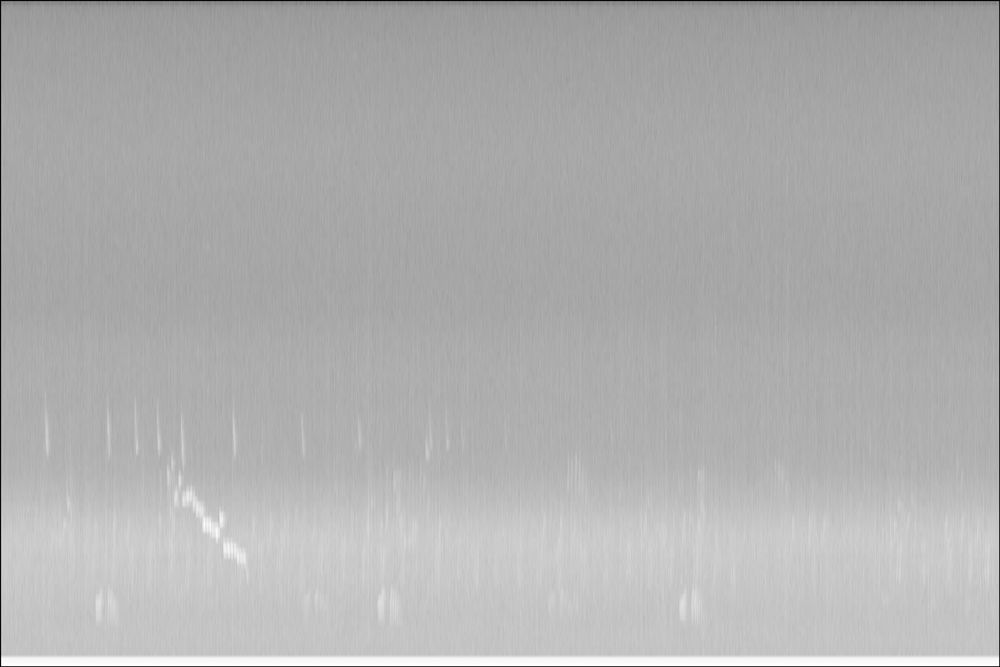
#> input picture images/LEEC02__0__20161129_054600_ma.png, 1000 x 667 px, shrunk from 3600 x 2400 before the run, found by its file name
$ python filtering.py
#> lines starting #> are read from the running program, lines starting #| are printed output that depends on the picture
import imageio.v3 as iio
import scipy.ndimage as nd
import matplotlib.pyplot as plt

image = iio.imread('images\LEEC02__0__20161129_054600_ma.png')[:,:,0]
#> image: shape (667, 1000); min 0, max 255, mean 175.9

plt.figure('Original image')
plt.imshow(image, cmap='gray', vmin=0, vmax=255)
plt.figure('Laplacian filter')
plt.imshow(nd.laplace(image), cmap='gray', vmin=0, vmax=255)
plt.figure('Gaussian filter')
plt.imshow(nd.gaussian_filter(image, 4), cmap='gray', vmin=0, vmax=255)
plt.figure('Gaussian laplacian filter')
plt.imshow(nd.gaussian_laplace(image, 1), cmap='gray', vmin=0, vmax=255)
plt.figure('Maximum filter')
plt.imshow(nd.maximum_filter(image, 10), cmap='gray', vmin=0, vmax=255)
plt.figure('Minimum filter')
plt.imshow(nd.minimum_filter(image, 10), cmap='gray', vmin=0, vmax=255)
plt.figure('Percentile filter')
plt.imshow(nd.percentile_filter(image, 50, 10), cmap='gray', vmin=0, vmax=255)
plt.figure('Prewitt filter')
plt.imshow(nd.prewitt(image), cmap='gray', vmin=0, vmax=255)
plt.figure('Rank filter')
plt.imshow(nd.rank_filter(image, 42, 20), cmap='gray', vmin=0, vmax=255)
plt.figure('Sobel filter')
plt.imshow(nd.sobel(image), cmap='gray', vmin=0, vmax=255)
plt.figure('Uniform filter')
plt.imshow(nd.uniform_filter(image), cmap='gray', vmin=0, vmax=255)
plt.show()
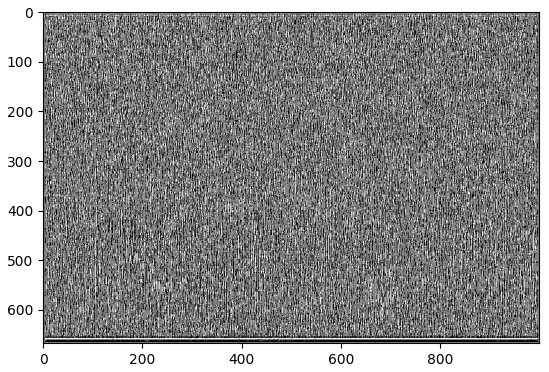
#> figure drawn by matplotlib, 1 panel
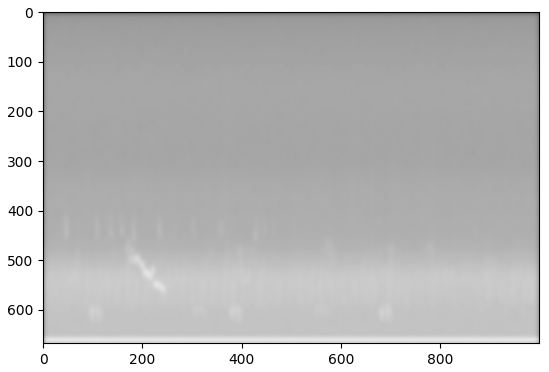
#> figure drawn by matplotlib, 1 panel
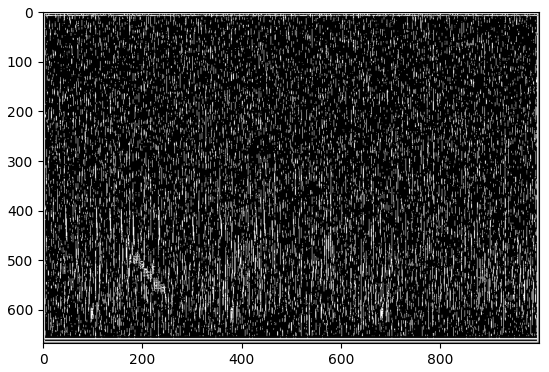
#> figure drawn by matplotlib, 1 panel
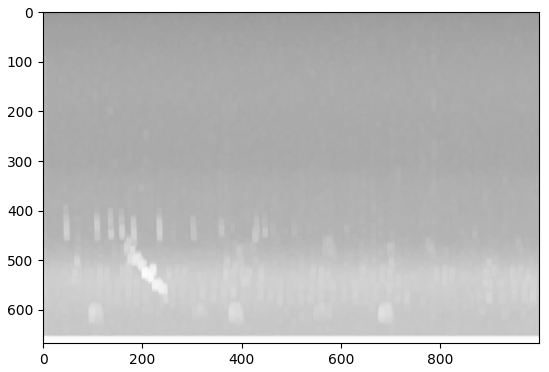
#> figure drawn by matplotlib, 1 panel
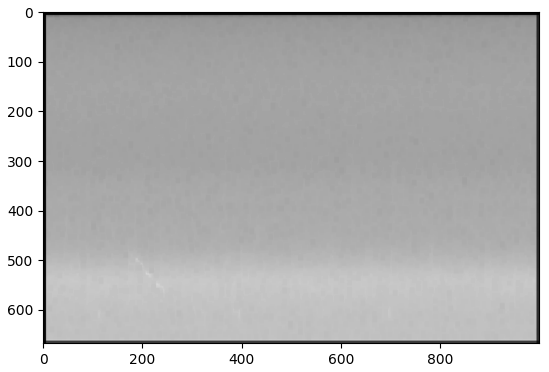
#> figure drawn by matplotlib, 1 panel
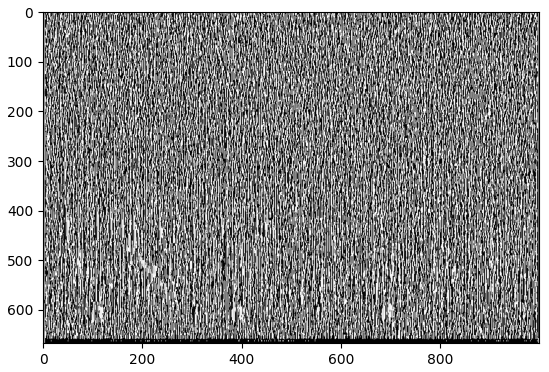
#> figure drawn by matplotlib, 1 panel

$ run again, with images/LEEC02__0__20161129_072900_ma.png copied over images/LEEC02__0__20161129_054600_ma.png
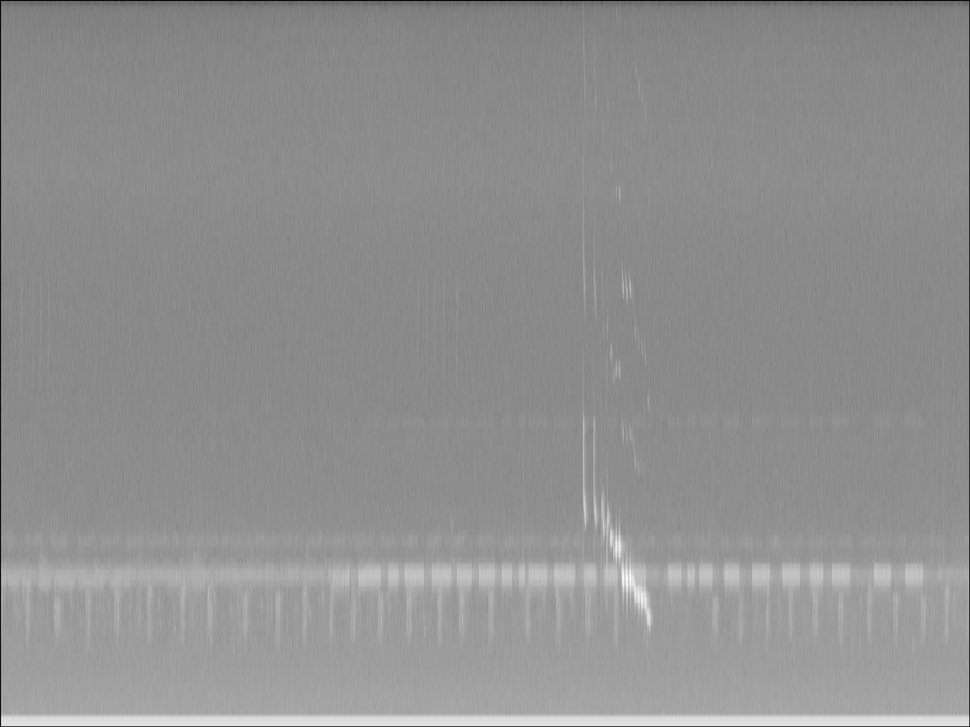
#> input picture images/LEEC02__0__20161129_072900_ma.png, 970 x 727 px, shrunk from 3840 x 2880 before the run, found by its file name
#> `plt.show()`:
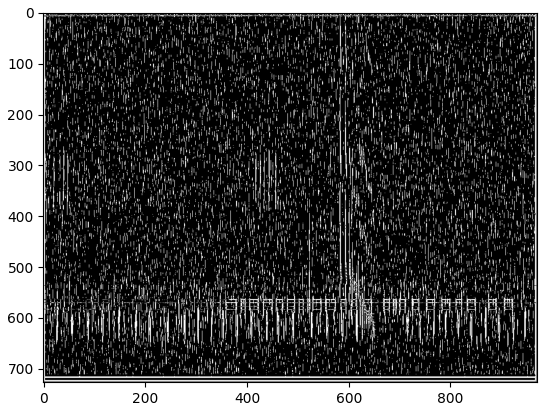
#> figure drawn by matplotlib, 1 panel
#> `plt.show()`:
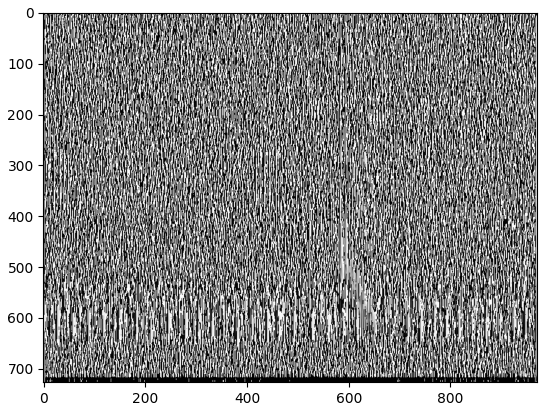
#> figure drawn by matplotlib, 1 panel

$ run again, with images/LEEC02__0__20161129_080100_ma.png copied over images/LEEC02__0__20161129_054600_ma.png
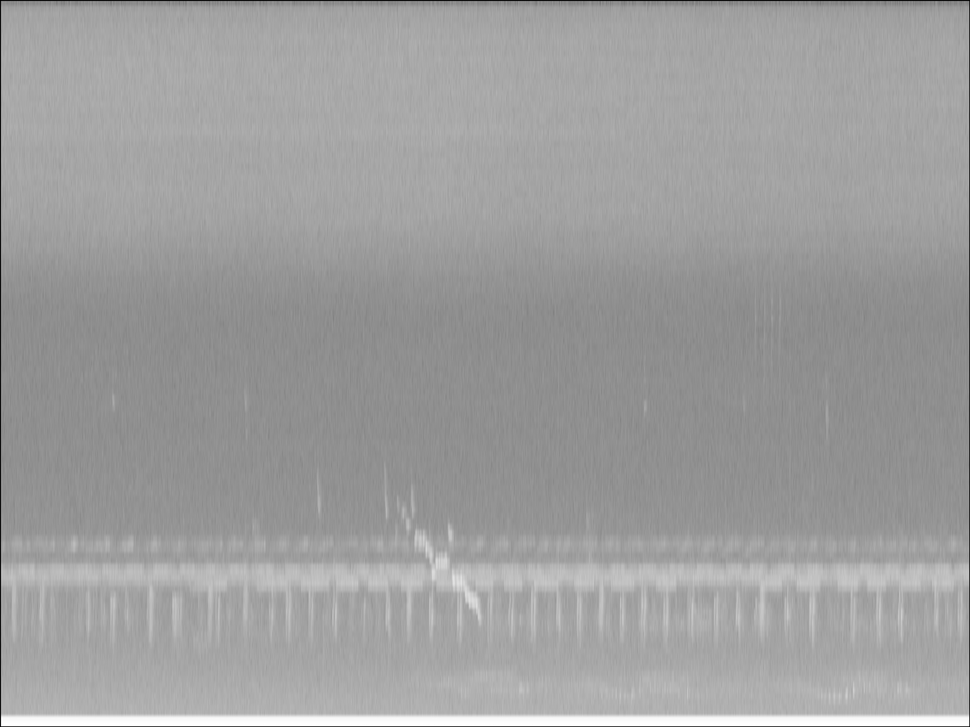
#> input picture images/LEEC02__0__20161129_080100_ma.png, 970 x 727 px, shrunk from 3840 x 2880 before the run, found by its file name
#> `plt.show()`:
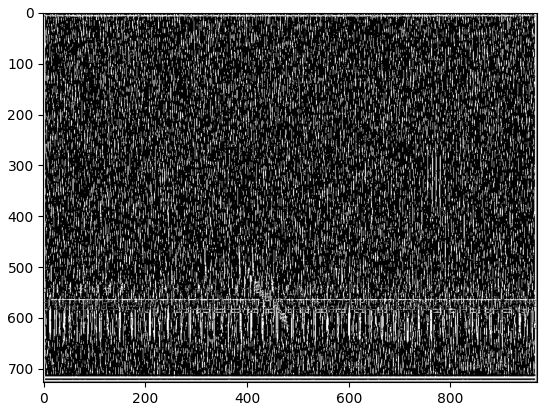
#> figure drawn by matplotlib, 1 panel
#> `plt.show()`:
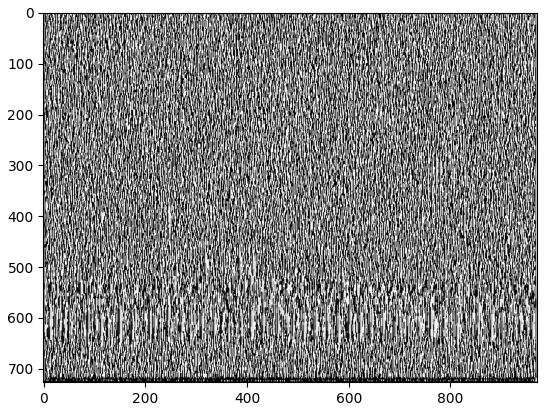
#> figure drawn by matplotlib, 1 panel

$ run again, with images/LEEC02__0__20161130_063100_ma.png copied over images/LEEC02__0__20161129_054600_ma.png
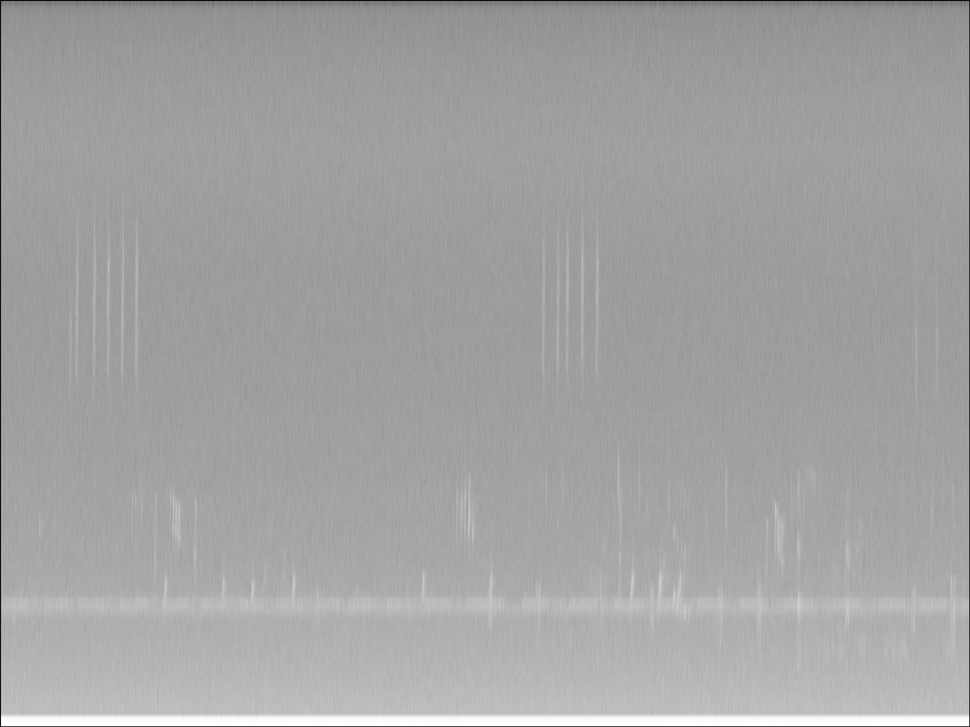
#> input picture images/LEEC02__0__20161130_063100_ma.png, 970 x 727 px, shrunk from 3840 x 2880 before the run, found by its file name
#> `plt.show()`:
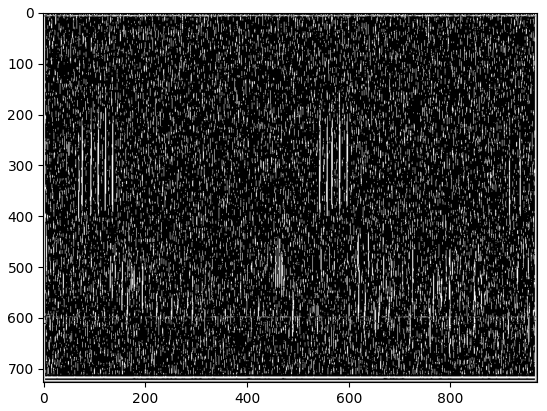
#> figure drawn by matplotlib, 1 panel
#> `plt.show()`:
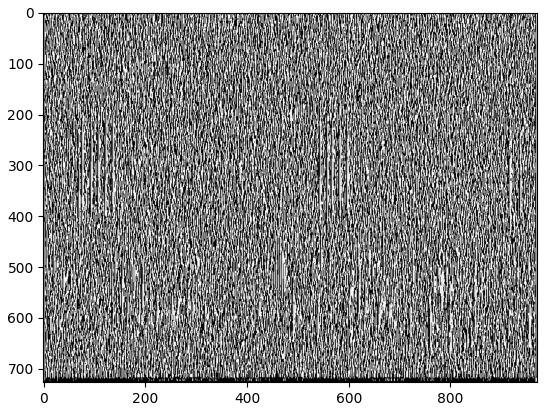
#> figure drawn by matplotlib, 1 panel
